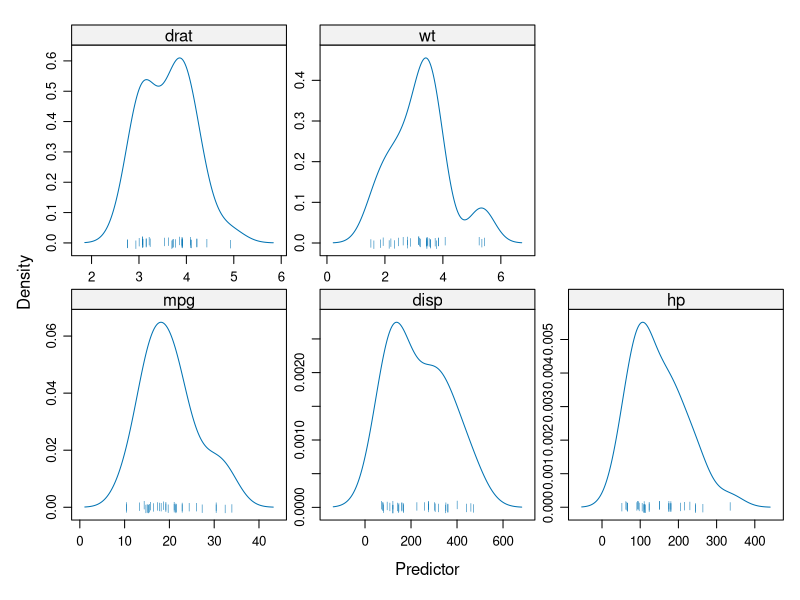
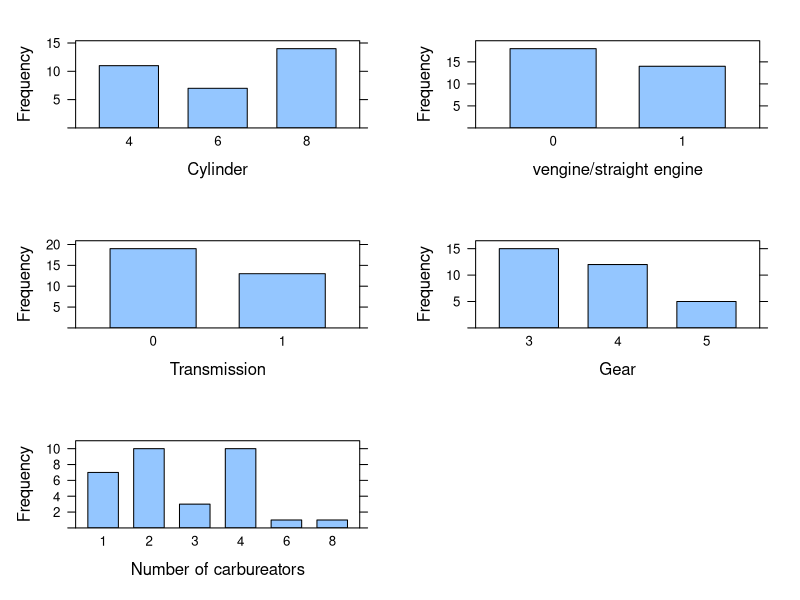
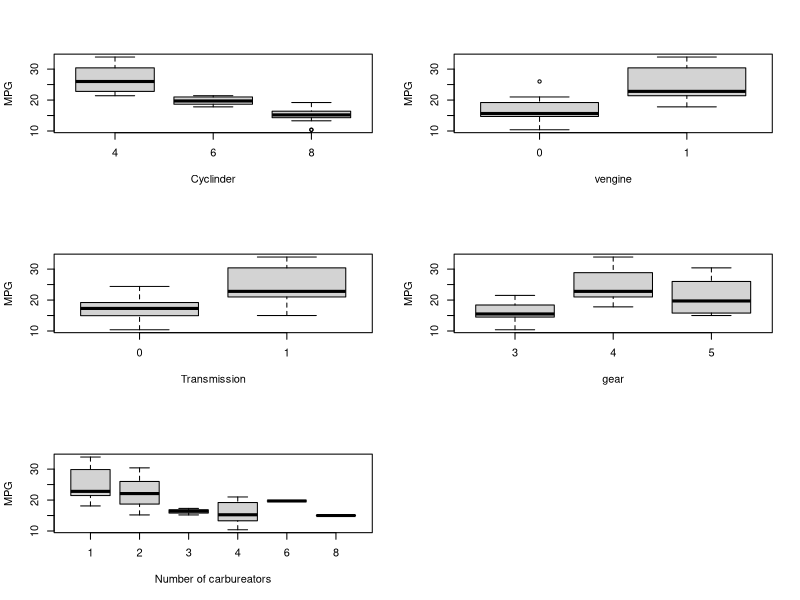
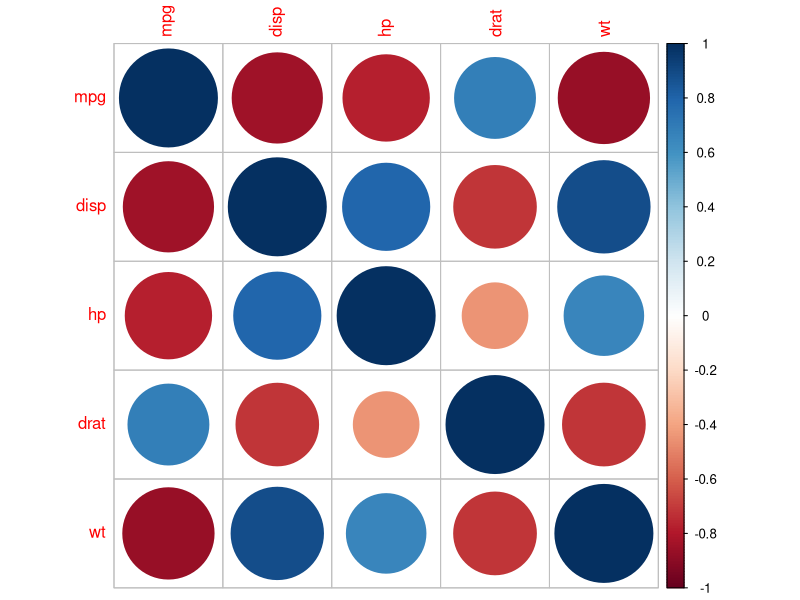
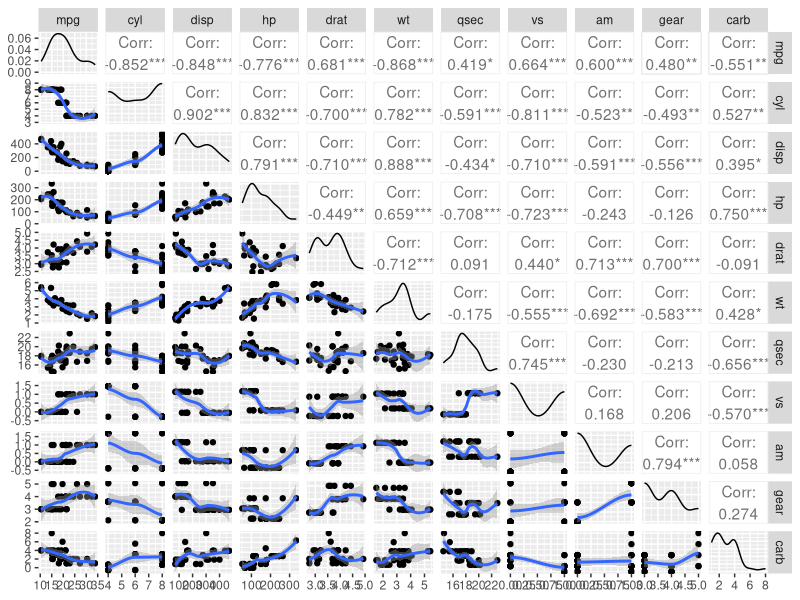
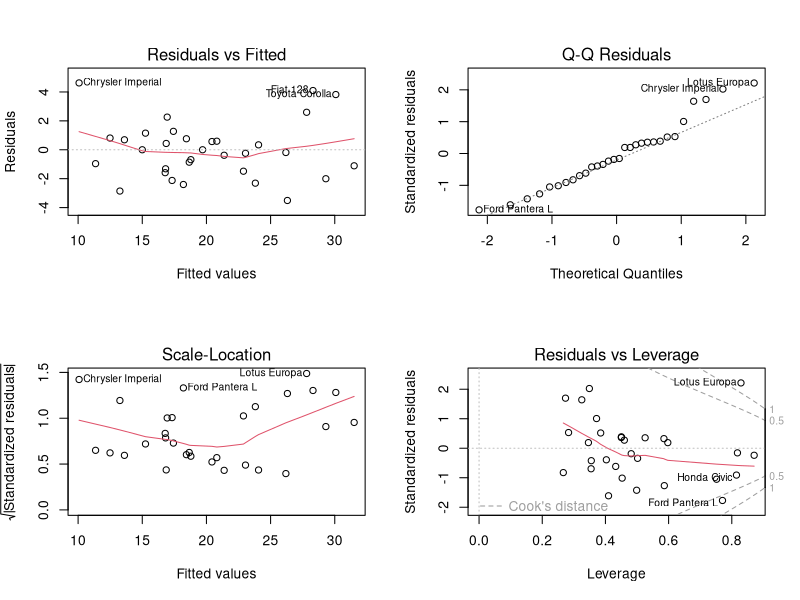

Write R code to recreate these figures, in order. (Note: this script raises an error after producing the figures.)
## ---- chunk 1
head(mtcars)
## ---- chunk 2
dim(mtcars)
## ---- chunk 3
str(mtcars)

## ---- chunk 4
sapply(mtcars, function(x) length(unique(x)))
## ---- chunk 5
mtcars_num<-subset(mtcars,select=c(mpg,disp,hp,drat,wt))
mtcars_num$s_n=1:32
library(reshape2)
meltedmtcars <- melt(mtcars_num, id.vars = "s_n")
library(lattice)
 densityplot(~value|variable, 
            data = meltedmtcars, 
             ## Adjust each axis so that the measurement scale is
             ## different for each panel
             scales = list(x = list(relation = "free"), 
                           y = list(relation = "free")),
             ## 'adjust' smooths the curve out
             adjust = 1.25, 
            ## change the symbol on the rug for each data point
             pch = "|",
             xlab = "Predictor")
## ---- chunk 6
library(e1071)

sapply(mtcars[c(1,3:7)],skewness)
## ---- chunk 7
library(gridExtra)
counts1 = table(mtcars$cyl)
library(ggplot2)
library(lattice)

p1<-barchart(Freq ~ Var1,
         data = as.data.frame(counts1),
         ylim = c(0, max(counts1)*1.1),
         ylab = "Frequency",
         xlab='Cylinder')

counts2 = table(mtcars$vs)

p2<-barchart(Freq ~ Var1,
         data = as.data.frame(counts2),
         ylim = c(0, max(counts2)*1.1),
         ylab = "Frequency",
         xlab = "vengine/straight engine")

counts3 = table(mtcars$am)

p3<-barchart(Freq ~ Var1,
         data = as.data.frame(counts3),
         ylim = c(0, max(counts3)*1.1),
         ylab = "Frequency",
         xlab = "Transmission")
         
         
counts4 = table(mtcars$gear)

p4<-barchart(Freq ~ Var1,
         data = as.data.frame(counts4),
         ylim = c(0, max(counts4)*1.1),
         ylab = "Frequency",
         xlab = "Gear")

counts5 = table(mtcars$carb)

p5<-barchart(Freq ~ Var1,
         data = as.data.frame(counts5),
         ylim = c(0, max(counts5)*1.1),
         ylab = "Frequency",
         xlab = "Number of carbureators")

grid.arrange(p1, p2, p3, p4,p5,ncol=2)
## ---- chunk 8
par(mfrow=c(3,2)) 
boxplot( mtcars$mpg ~ mtcars$cyl,xlab='Cyclinder',ylab='MPG')
boxplot( mtcars$mpg ~ mtcars$vs,xlab='vengine',ylab='MPG')
boxplot( mtcars$mpg ~ mtcars$am,xlab='Transmission',ylab='MPG')
boxplot( mtcars$mpg ~ mtcars$gear,xlab='gear',ylab='MPG')
boxplot( mtcars$mpg ~ mtcars$carb,xlab='Number of carbureators',ylab='MPG')
par(mfrow=c(1,1))

## ---- chunk 9
library(corrplot)
M<-cor(mtcars[,c(1,3:6)])
corrplot(M, method="circle")
## ---- chunk 10
# Function to return points and geom_smooth
# allow for the method to be changed
my_fn <- function(data, mapping, method="loess", ...){
      p <- ggplot(data = data, mapping = mapping) + 
      geom_point() + 
      geom_smooth(method=method, ...)
      p
    }
## ---- chunk 11

# Default loess curve 
library(GGally)
library(ggplot2)
ggpairs(mtcars, lower = list(continuous = my_fn))

## ---- chunk 12
fit1 <- lm(mpg ~ factor(am), data = mtcars)
summary(fit1)$coef
## ---- chunk 13

fit2<-lm(mpg~factor(cyl)+disp+hp+drat+wt+qsec+factor(vs)+factor(am)+factor(gear)+factor(carb),data=mtcars)
## ---- chunk 14
par(mfrow=c(2,2)) 
plot(fit2)
par(mfrow=c(1,1)) 
## ---- chunk 15
library(car)
ncvTest(fit2)
## ---- chunk 16
library(car)
vi<-vif(fit2) 
# variance inflation factors 
sqrt(vi) 
## ---- chunk 17
fit_vif<-lm(mpg~factor(cyl)+hp+drat+wt+qsec+factor(vs)+factor(am)+factor(gear)+factor(carb),data=mtcars)
library(car)
sqrt(vif(fit_vif)) 
## ---- chunk 18
fit_vif2<-lm(mpg~factor(cyl)+drat+wt+qsec+factor(vs)+factor(am)+factor(gear)+factor(carb),data=mtcars)
library(car)
sqrt(vif(fit_vif2))
## ---- chunk 19

library(MASS)
MultModel <- stepAIC(lm(mpg~factor(cyl)+drat+wt+qsec+factor(vs)+factor(am)+factor(gear)+factor(carb) ,data=mtcars), direction = 'both', trace = FALSE)
summary(MultModel)$coef
## ---- chunk 20
MultModel$anova[1:5]
## ---- chunk 21
fit3 <- lm(mpg ~ wt + qsec + am,data=mtcars)
summary(finalModel)$coefficients
## ---- chunk 22
fit1<-lm(mpg ~ factor(am),data=mtcars)
a <- summary(fit1)$cov.unscaled[2,2]
fit3 <- update(fit, mpg ~ wt + qsec + factor(am),data=mtcars)
fit4<- update(fit, mpg ~ wt + qsec + factor(am)+wt:factor(am),data=mtcars)
c(summary(fit3)$cov.unscaled[2,2],
    summary(fit4)$cov.unscaled[2,2]) / a
## ---- chunk 23
anova(fit1,fit3,fit4)
